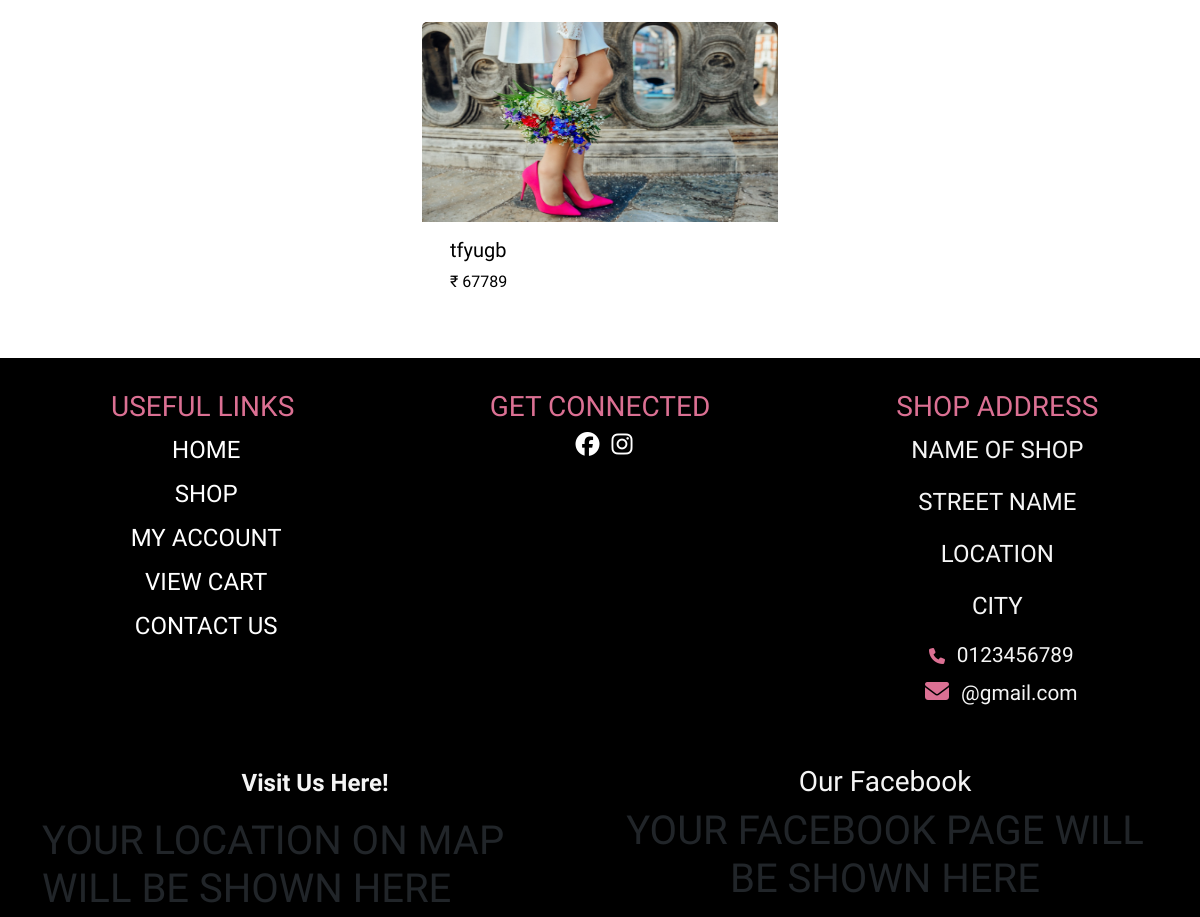
Before: /CategoryWiseProducts/10/ (middle part) with the older database file.
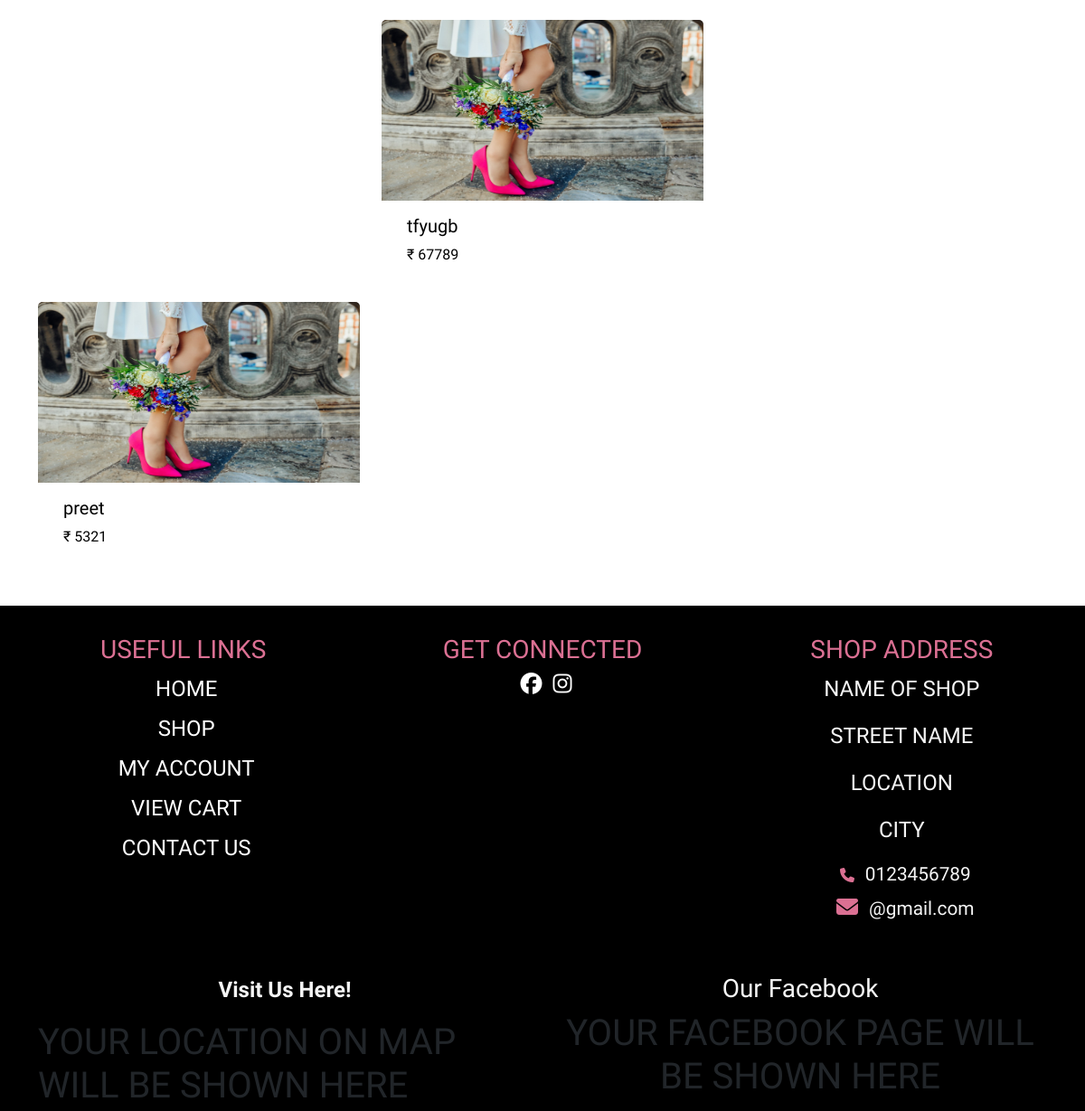
After: the same page with the newer database file.
### website/models.py (models this page shows, shortened)
class ProductModel(models.Model):
    name = models.CharField(max_length=50)
    price = models.IntegerField()
    img = models.ImageField()
    img2 = models.ImageField()
    img3 = models.ImageField()
    img4 = models.ImageField()
    img5 = models.ImageField()
    img6 = models.ImageField()
    cat = models.ForeignKey("CategoryModel", on_delete=models.CASCADE)

### website/views.py (the view)
# urls.py: path('CategoryWiseProducts/<int:id>/', views.ProductsCatviewPage, name="CategoryWiseProducts"),
def ProductsCatviewPage(request, id):
    if request.user.is_authenticated:
        cart = AddToCartModel.objects.filter(foruser=request.user)
        lenofcart = len(cart)
    else:
        lenofcart = 0
    print("Len of cart; ", lenofcart)
    navs = CategoryModel.objects.all()
    catid = CategoryModel.objects.get(id=id)
    data = ProductModel.objects.filter(cat=catid)
    context = {'catid': catid, 'navs': navs,
               'data': data, 'lenofcart': lenofcart}
    return render(request, 'website/productcatviewpage.html', context)

### website/templates/website/productcatviewpage.html (shortened to what the changed rows need)
{% extends "website/index.html" %}
{% block preloader %}
{% block popup %}
{% load static %}
<link href="{% static 'css/index.css' %}" rel="stylesheet">
<link href="{% static 'css/heels.css' %}" rel="stylesheet">
{% endblock popup %}
{% endblock preloader %}
{% block content %}
            {% for i in data %}
            <div class="col">
                <a href="{% url 'DetailProduct' i.id %}">
                <div class="card" style="border: none">
                    <img src="{{i.img.url}}" class="card-img-top" style="width: 100%; height: 200px"
                        onmouseover="this.src='{{i.img.url}}'"
                        onmouseout="this.src='{{i.img2.url}}'" />
                    <div class="card-body">
                        <div class="container-fluid">
                            <div class="row">
                                    <div class="col-sm-10">
                                        <h5 class="card-title" style="color: black">{{i.name}}</h5>
                                        <p class="card-text" style="color: black">&#8377 {{i.price}}</p>
                                    </div>
                                </a>
                                {% if request.user.username == "" %}
                                <div class="col-sm-2">
                                    <a href="{% url 'signin' %}">
                                </div>
                            </div>
                        {% endif %}
        {% endfor %}
<div class="flex-wrapper bg-black mx-auto mt-5">
    <div class="container mt-5">
        <div class="row">
            <div class="col-sm-6">
                <div class="map-responsive">
                    <h1>YOUR LOCATION ON MAP WILL BE SHOWN HERE</h1>
                </div>
            </div>
            <div class="col-sm-6">
                <div class="container mx-auto text-center">
                    <h1>YOUR FACEBOOK PAGE WILL BE SHOWN HERE</h1>
                </div>
            </div>
        </div>
    </div>
</div>
{% endblock %}

Changed rows visible on the page:
added ProductModel: img (picture), name "preet", price "5321"
